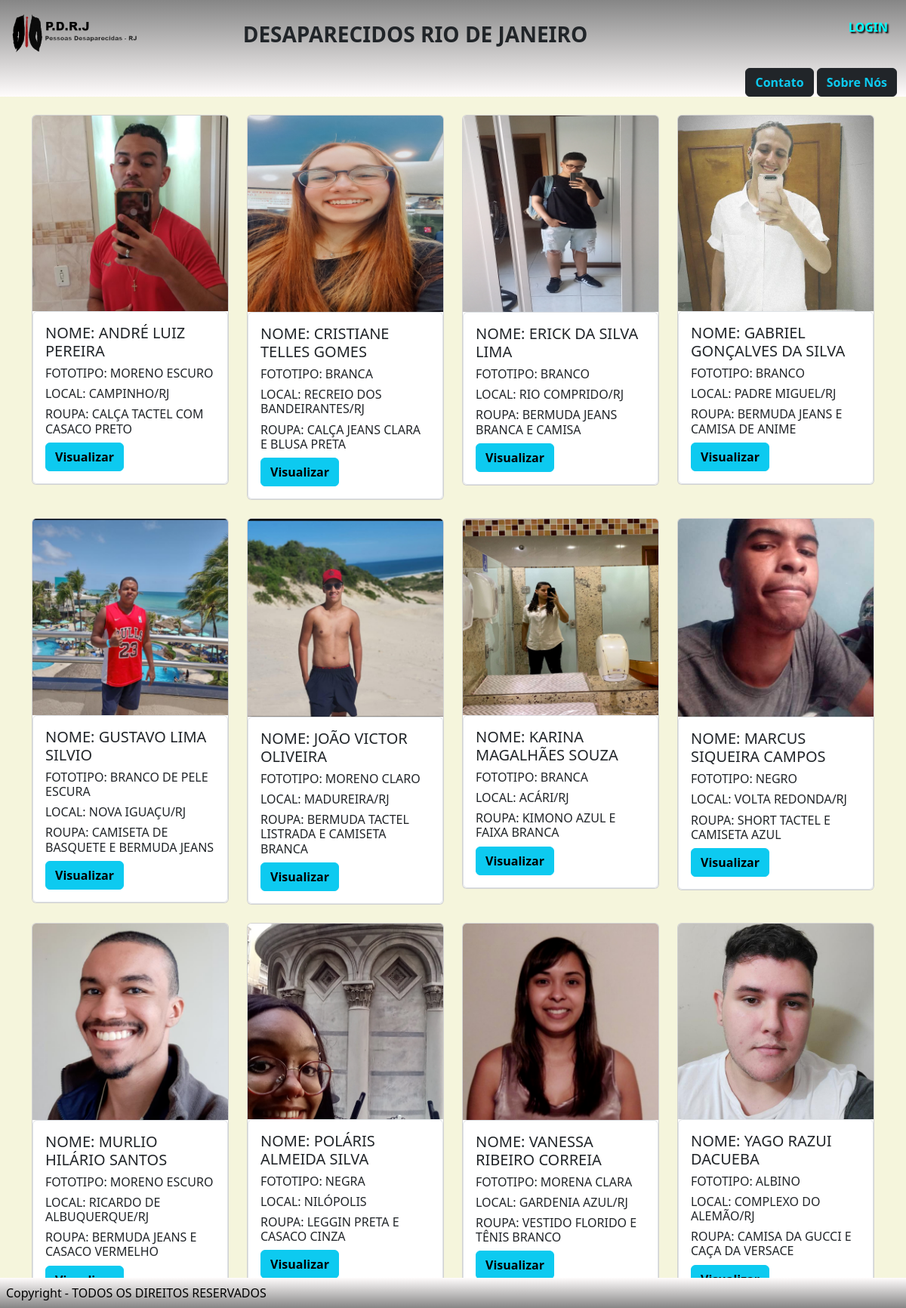
The page / on the database its author committed.
### tables this page shows
CREATE TABLE `desaparecidos` (
  `Id` int(11) NOT NULL,
  `nome` varchar(50) NOT NULL,
  `cordapele` varchar(30) NOT NULL,
  `desaparecimento` varchar(100) NOT NULL,
  `vestimenta` varchar(50) NOT NULL,
  `foto` varchar(30) NOT NULL
);

### index.php (the view, shortened to what this page needs)
<?php
include "controle.php";
include "conexao.php";
$sql = "select * from desaparecidos order by nome";
$seleciona = mysqli_query($conexao, $sql);
?>
<link rel="stylesheet" href="css/style.css">
<!doctype html>
<html lang="pt-br">
<head>
  <link rel="stylesheet" href="css/style.css">
  <link href="https://cdn.jsdelivr.net/npm/bootstrap@5.2.1/dist/css/bootstrap.min.css" rel="stylesheet">
</head>
<div class="container">
  <div class="row">
    <?php
    while ($exibe = mysqli_fetch_array($seleciona)) {
      $Id = $exibe['Id'];
    ?>
        <div class="col-12 col-md-3" style="display: inline-block;">
          <div class="card mt-4 ">
            <img src="<?php echo $exibe['foto']; ?>" class="card-img-top" alt="Foto de uma pessoas desaparecida">
            <div class="card-body img-thumbnail">
              <h5 class="card-title">NOME: <?php echo $exibe['nome']; ?></h5>
              <h6>FOTOTIPO: <?php echo $exibe['cordapele']; ?></h6>
              <h6>LOCAL: <?php echo $exibe['desaparecimento']; ?></h6>
              <h6>ROUPA: <?php echo $exibe['vestimenta']; ?></h6>
              <a href="visualizarDesaparecidos.php?Id=<?php echo $Id; ?>" class="btn btn-info fw-bold">Visualizar</a>
            </div>
          </div>
        </div>
    <?php
    }
    ?>
  </div>
</div>
<body>
</body>
</html>
<?php
include "footer.php"
?>

### controle.php (shortened to what this page needs)
<!doctype html>
<html lang="pt-br">
<head>
   <link href="https://cdn.jsdelivr.net/npm/bootstrap@5.2.0/dist/css/bootstrap.min.css" rel="stylesheet">
   <link rel="stylesheet" href="../pdrj/css/style.css">
</head>
<body class="fundo">
   <div class="container-fluid barra">
      <div class="row ">
         <div class="col-2"><a href="index.php"><img src="fotos/avatar.png"></a> </div>
         <div class="col-7 fs-3 fw-bold text-center p-4">
            DESAPARECIDOS RIO DE JANEIRO
         </div>
         <div class="col-3 text-end link p-4">
            <?php
            if (isset($_SESSION['login'])) {
               $login = $_SESSION['login'];
               $nome = $_SESSION['nome'];
               echo "Bem vindo, $nome | <a href='adm.php'> Administração </a> | <a href='logout.php'> Logout </a>";
            } else {
               echo  "
                               <a href='login.php'>LOGIN</a>
                          ";
            }
            ?>
         </div>
      </div>
      <div class="col-12 text-end button">
         <a href="contato.php"><button type="button" class="btn btn-dark text-info fw-bold">Contato</button></a>
         <a href="sobrenos.php"><button type="button" class="btn btn-dark text-info fw-bold">Sobre Nós</button></a>
      </div>
   </div>
</body>
</html>

### footer.php (shortened to what this page needs)
     <div class="barraf">
        <div class="row ">
            <div class="col text-start">
               Copyright - TODOS OS DIREITOS RESERVADOS
            </div>
        </div>
     </div>
  </body>
</html>

### css/style.css (style rules this page uses)
.fundo { background-color: rgb(245, 245, 220); background-size: cover; }
img { width: 100%; }
.link a { color: aqua; text-decoration: none; font-weight: bold; text-shadow: 2px 2px 2px black; }
.barra { background: rgb(134,134,134); background: linear-gradient(180deg, rgba(134,134,134,1) 0%, rgba(255,252,252,1) 100%); }
.barraf { background: rgb(255,252,252); background: linear-gradient(180deg, rgba(255,252,252,1) 0%, rgba(134,134,134,1) 100%); color:#000000; position: fixed; bottom: 0; width: 100%; padding: 0.5em; }

### rows shown on the page
desaparecidos: foto (picture), nome "ANDRÉ LUIZ PEREIRA", cordapele "MORENO ESCURO", desaparecimento "CAMPINHO/RJ", vestimenta "CALÇA TACTEL COM CASACO PRETO"
desaparecidos: foto (picture), nome "CRISTIANE TELLES GOMES", cordapele "BRANCA", desaparecimento "RECREIO DOS BANDEIRANTES/RJ", vestimenta "CALÇA JEANS CLARA E BLUSA PRETA"
desaparecidos: foto (picture), nome "ERICK DA SILVA LIMA", cordapele "BRANCO", desaparecimento "RIO COMPRIDO/RJ", vestimenta "BERMUDA JEANS BRANCA E CAMISA"
desaparecidos: foto (picture), nome "GABRIEL GONÇALVES DA SILVA", cordapele "BRANCO", desaparecimento "PADRE MIGUEL/RJ", vestimenta "BERMUDA JEANS E CAMISA DE ANIME"
desaparecidos: foto (picture), nome "GUSTAVO LIMA SILVIO", cordapele "BRANCO DE PELE ESCURA", desaparecimento "NOVA IGUAÇU/RJ", vestimenta "CAMISETA DE BASQUETE E BERMUDA JEANS"
desaparecidos: foto (picture), nome "JOÃO VICTOR OLIVEIRA", cordapele "MORENO CLARO", desaparecimento "MADUREIRA/RJ", vestimenta "BERMUDA TACTEL LISTRADA E CAMISETA BRANCA"
desaparecidos: foto (picture), nome "KARINA MAGALHÃES SOUZA", cordapele "BRANCA", desaparecimento "ACÁRI/RJ", vestimenta "KIMONO AZUL E FAIXA BRANCA"
desaparecidos: foto (picture), nome "MARCUS SIQUEIRA CAMPOS", cordapele "NEGRO", desaparecimento "VOLTA REDONDA/RJ", vestimenta "SHORT TACTEL E CAMISETA AZUL"
desaparecidos: foto (picture), nome "MURLIO HILÁRIO SANTOS", cordapele "MORENO ESCURO", desaparecimento "RICARDO DE ALBUQUERQUE/RJ", vestimenta "BERMUDA JEANS E CASACO VERMELHO"
desaparecidos: foto (picture), nome "POLÁRIS ALMEIDA SILVA", cordapele "NEGRA", desaparecimento "NILÓPOLIS", vestimenta "LEGGIN PRETA E CASACO CINZA"
desaparecidos: foto (picture), nome "VANESSA RIBEIRO CORREIA", cordapele "MORENA CLARA", desaparecimento "GARDENIA AZUL/RJ", vestimenta "VESTIDO FLORIDO E TÊNIS BRANCO"
desaparecidos: foto (picture), nome "YAGO RAZUI DACUEBA", cordapele "ALBINO", desaparecimento "COMPLEXO DO ALEMÃO/RJ", vestimenta "CAMISA DA GUCCI E CAÇA DA VERSACE"
